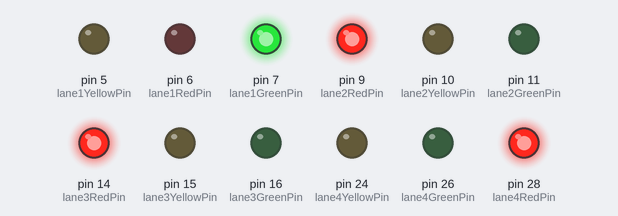
Bench run of a sketch on a simulated Arduino Mega 2560, built with avr-gcc and run on an emulated ATmega2560. On the bench: output pins drawn as LEDs (lit = HIGH).

Above: at 3.5 s.
At 13.5 s:
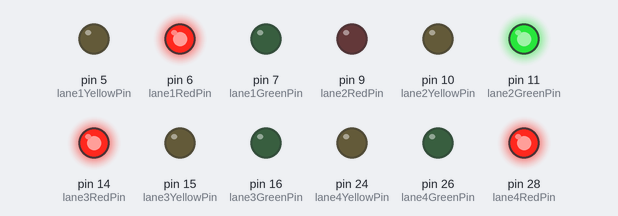
At 18.5 s:
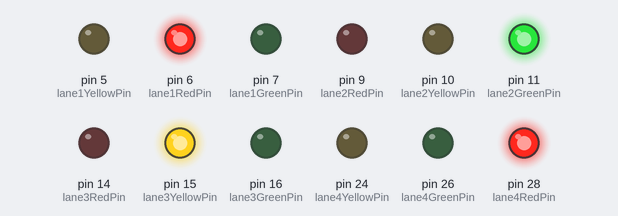
At 23.5 s:
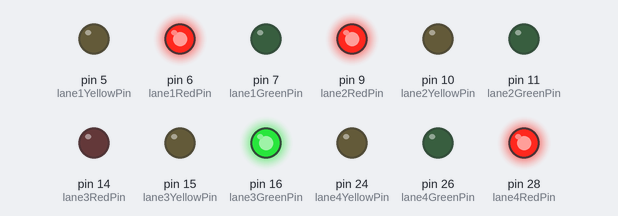
At 33.5 s:
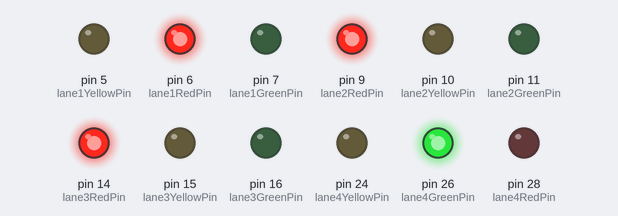
At 48.5 s:
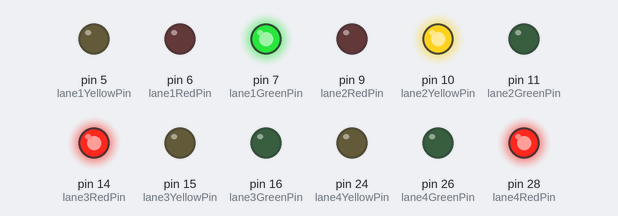
Timing chart, 0 to 52.0 s (numbered marks = the images above):
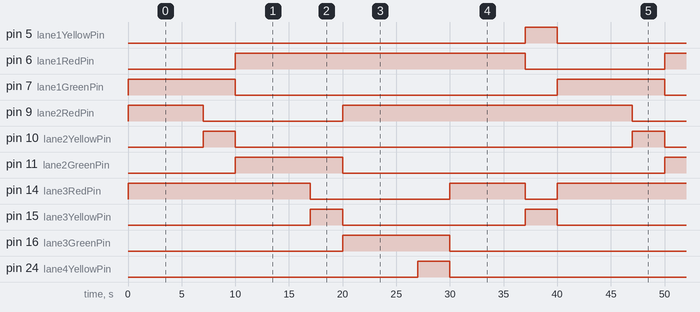

The sketch:

traffic.ino
```cpp
// Define the pins for each lane
const int lane1RedPin = 6;
const int lane1YellowPin = 5;
const int lane1GreenPin = 7;

const int lane2RedPin = 9;
const int lane2YellowPin = 10;
const int lane2GreenPin = 11;

const int lane3RedPin = 14;
const int lane3YellowPin = 15;
const int lane3GreenPin = 16;

const int lane4RedPin = 28;
const int lane4YellowPin = 24;
const int lane4GreenPin = 26;

// Timing constants
const unsigned long greenDuration = 10000; // Green light duration (10 seconds)
const unsigned long yellowDuration = 3000;  // Yellow light duration (3 seconds)

void setup() {
  // Set all traffic light pins as outputs
  pinMode(lane1RedPin, OUTPUT);
  pinMode(lane1YellowPin, OUTPUT);
  pinMode(lane1GreenPin, OUTPUT);

  pinMode(lane2RedPin, OUTPUT);
  pinMode(lane2YellowPin, OUTPUT);
  pinMode(lane2GreenPin, OUTPUT);

  pinMode(lane3RedPin, OUTPUT);
  pinMode(lane3YellowPin, OUTPUT);
  pinMode(lane3GreenPin, OUTPUT);

  pinMode(lane4RedPin, OUTPUT);
  pinMode(lane4YellowPin, OUTPUT);
  pinMode(lane4GreenPin, OUTPUT);
}

void loop() {
  // Lane 1
  digitalWrite(lane1RedPin, LOW);
  digitalWrite(lane1YellowPin, LOW);
  digitalWrite(lane1GreenPin, HIGH);
  digitalWrite(lane2RedPin, HIGH);
  digitalWrite(lane2YellowPin, LOW);
  digitalWrite(lane2GreenPin, LOW);
  digitalWrite(lane3RedPin, HIGH);
  digitalWrite(lane3YellowPin, LOW);
  digitalWrite(lane3GreenPin, LOW);
  digitalWrite(lane4RedPin, HIGH);
  digitalWrite(lane4YellowPin, LOW);
  digitalWrite(lane4GreenPin, LOW);
  delay(greenDuration - yellowDuration); // Wait until 7 seconds

  digitalWrite(lane1RedPin, LOW);
  digitalWrite(lane1YellowPin, LOW);
  digitalWrite(lane1GreenPin, HIGH);
  digitalWrite(lane2RedPin, LOW);
  digitalWrite(lane2YellowPin, HIGH);
  digitalWrite(lane2GreenPin, LOW);
  digitalWrite(lane3RedPin, HIGH);
  digitalWrite(lane3YellowPin, LOW);
  digitalWrite(lane3GreenPin, LOW);
  digitalWrite(lane4RedPin, HIGH);
  digitalWrite(lane4YellowPin, LOW);
  digitalWrite(lane4GreenPin, LOW);
   // Turn on lane 2 yellow light
  delay(yellowDuration);
               // Wait for 3 seconds

  digitalWrite(lane1RedPin, HIGH);
  digitalWrite(lane1YellowPin, LOW);
  digitalWrite(lane1GreenPin, LOW);
  digitalWrite(lane2RedPin, LOW);
  digitalWrite(lane2YellowPin, LOW);
  digitalWrite(lane2GreenPin, HIGH);
  digitalWrite(lane3RedPin, HIGH);
  digitalWrite(lane3YellowPin, LOW);
  digitalWrite(lane3GreenPin, LOW);
  digitalWrite(lane4RedPin, HIGH);
  digitalWrite(lane4YellowPin, LOW);
  digitalWrite(lane4GreenPin, LOW);
  delay(greenDuration - yellowDuration); // Wait until 7 seconds

  digitalWrite(lane1RedPin, HIGH);
  digitalWrite(lane1YellowPin, LOW);
  digitalWrite(lane1GreenPin, LOW);
  digitalWrite(lane2RedPin, LOW);
  digitalWrite(lane2YellowPin, LOW);
  digitalWrite(lane2GreenPin, HIGH);
  digitalWrite(lane3RedPin, LOW);
  digitalWrite(lane3YellowPin, HIGH);
  digitalWrite(lane3GreenPin, LOW);
  digitalWrite(lane4RedPin, HIGH);
  digitalWrite(lane4YellowPin, LOW);
  digitalWrite(lane4GreenPin, LOW);
   // Turn on lane 2 yellow light
  delay(yellowDuration);
               // Wait for 3 seconds

  digitalWrite(lane1RedPin, HIGH);
  digitalWrite(lane1YellowPin, LOW);
  digitalWrite(lane1GreenPin, LOW);
  digitalWrite(lane2RedPin, HIGH);
  digitalWrite(lane2YellowPin, LOW);
  digitalWrite(lane2GreenPin, LOW);
  digitalWrite(lane3RedPin, LOW);
  digitalWrite(lane3YellowPin, LOW);
  digitalWrite(lane3GreenPin, HIGH);
  digitalWrite(lane4RedPin, HIGH);
  digitalWrite(lane4YellowPin, LOW);
  digitalWrite(lane4GreenPin, LOW);
  delay(greenDuration - yellowDuration); // Wait until 7 seconds

  digitalWrite(lane1RedPin, HIGH);
  digitalWrite(lane1YellowPin, LOW);
  digitalWrite(lane1GreenPin, LOW);
  digitalWrite(lane2RedPin, HIGH);
  digitalWrite(lane2YellowPin, LOW);
  digitalWrite(lane2GreenPin, LOW);
  digitalWrite(lane3RedPin, LOW);
  digitalWrite(lane3YellowPin, LOW);
  digitalWrite(lane3GreenPin, HIGH);
  digitalWrite(lane4RedPin, LOW);
  digitalWrite(lane4YellowPin, HIGH);
  digitalWrite(lane4GreenPin, LOW);
   // Turn on lane 2 yellow light
  delay(yellowDuration);
               // Wait for 3 seconds

  digitalWrite(lane1RedPin, HIGH);
  digitalWrite(lane1YellowPin, LOW);
  digitalWrite(lane1GreenPin, LOW);
  digitalWrite(lane2RedPin, HIGH);
  digitalWrite(lane2YellowPin, LOW);
  digitalWrite(lane2GreenPin, LOW);
  digitalWrite(lane3RedPin, HIGH);
  digitalWrite(lane3YellowPin, LOW);
  digitalWrite(lane3GreenPin, LOW);
  digitalWrite(lane4RedPin, LOW);
  digitalWrite(lane4YellowPin, LOW);
  digitalWrite(lane4GreenPin, HIGH);
  delay(greenDuration - yellowDuration); // Wait until 7 seconds

  digitalWrite(lane1RedPin, LOW);
  digitalWrite(lane1YellowPin, HIGH);
  digitalWrite(lane1GreenPin, LOW);
  digitalWrite(lane2RedPin, HIGH);
  digitalWrite(lane2YellowPin, LOW);
  digitalWrite(lane2GreenPin, LOW);
  digitalWrite(lane3RedPin, LOW);
  digitalWrite(lane3YellowPin, HIGH);
  digitalWrite(lane3GreenPin, LOW);
  digitalWrite(lane4RedPin, LOW);
  digitalWrite(lane4YellowPin, LOW);
  digitalWrite(lane4GreenPin, HIGH);
   // Turn on lane 2 yellow light
  delay(yellowDuration);
               // Wait for 3 seconds
}
```

Measured:
- by itself, pin 5 (lane1YellowPin), pin 10 (lane2YellowPin), pin 24 (lane4YellowPin): alternates HIGH for 3.0 s and LOW for 37.0 s
- by itself, pin 6 (lane1RedPin), pin 28 (lane4RedPin): alternates HIGH for 27.0 s and LOW for 13.0 s
- by itself, pin 9 (lane2RedPin): repeats every 40.0 s: LOW 13.0 s, HIGH 27.0 s
- by itself, pin 14 (lane3RedPin): repeats every 40.0 s: LOW 13.0 s, HIGH 7.0 s, LOW 3.0 s, HIGH 17.0 s
- by itself, pin 15 (lane3YellowPin): alternates HIGH for 3.0 s and LOW for 17.0 s
- by itself, pin 7 (lane1GreenPin), pin 11 (lane2GreenPin), pin 16 (lane3GreenPin), pin 26 (lane4GreenPin): alternates HIGH for 10.0 s and LOW for 30.0 s
